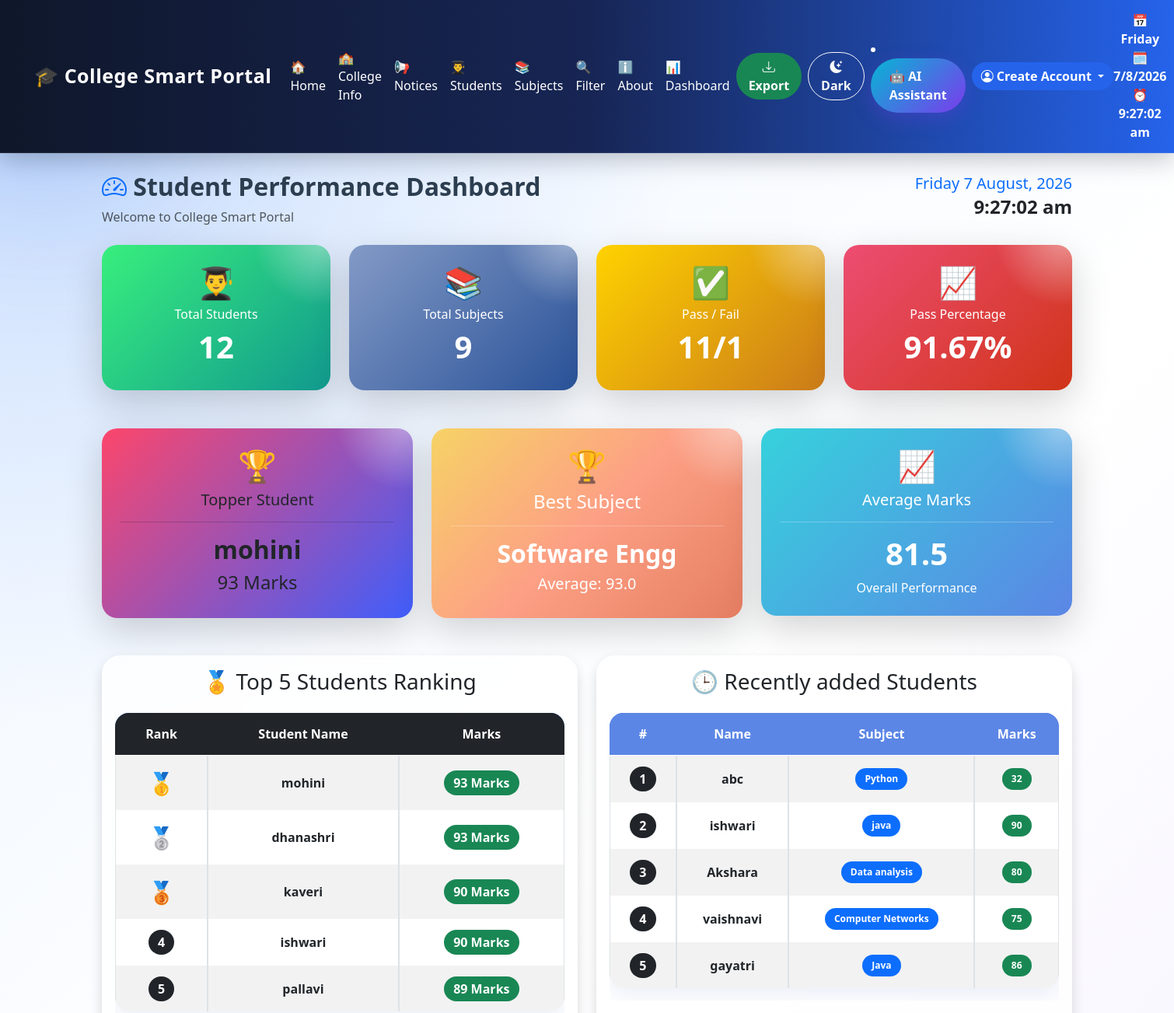
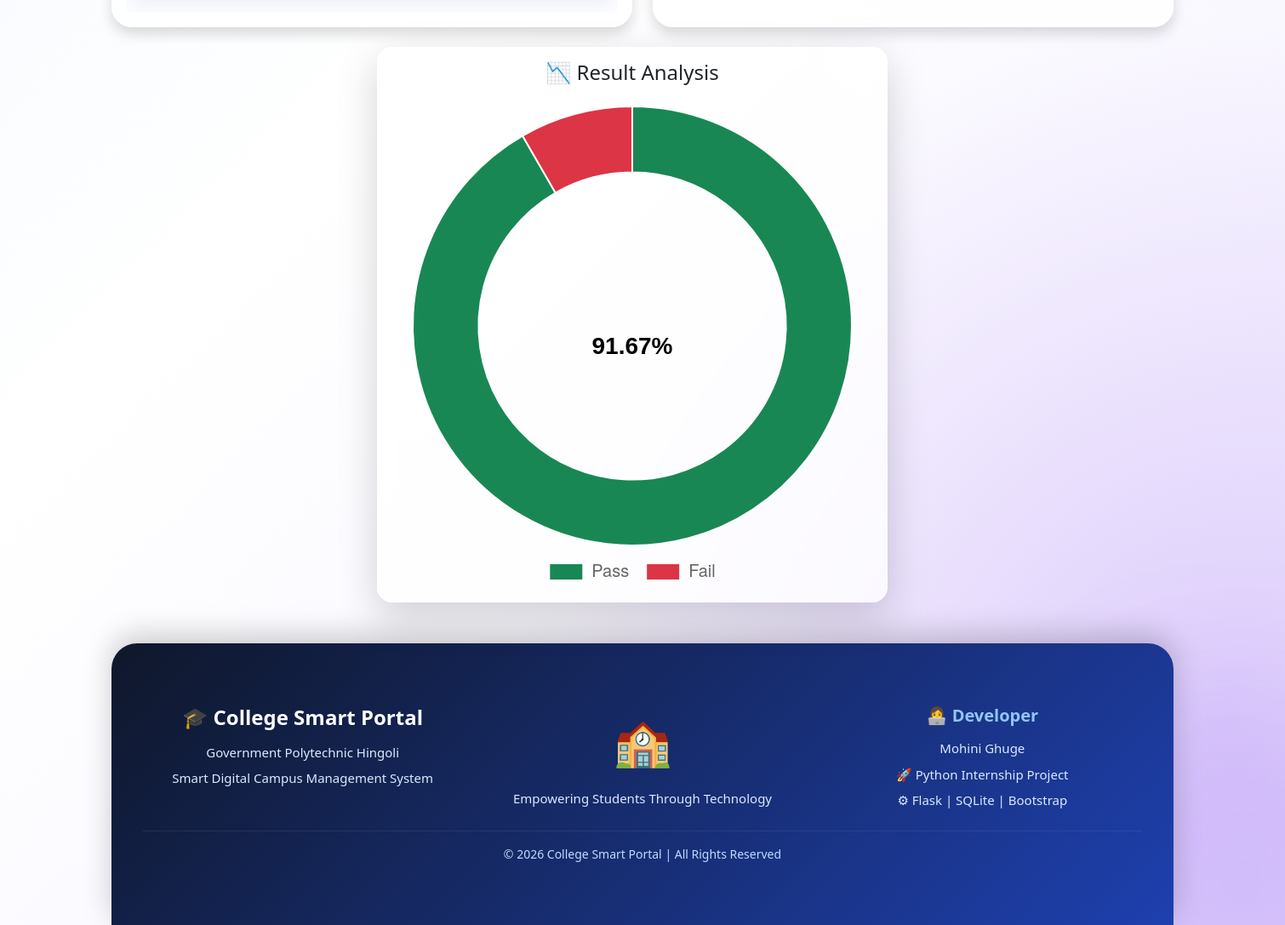
/dashboard, run on the app's committed database (2 pictures, top to bottom).
### tables this page shows
CREATE TABLE stud (
            id INTEGER PRIMARY KEY AUTOINCREMENT,
            name TEXT NOT NULL,
            roll_no INTEGER NOT NULL,
            marks INTEGER NOT NULL
        , Subject TEXT, photo TEXT);

### app.py (the view)
@app.route('/dashboard')
def dashboard():
    conn = get_db(MOHINI_DB)
    total_students = conn.execute(
        "SELECT COUNT(*) FROM stud"
    ).fetchone()[0]
    total_Subject = conn.execute(
        "SELECT COUNT(DISTINCT Subject) FROM stud"
    ).fetchone()[0]
    pass_count = conn.execute(
        "SELECT COUNT(*) FROM stud WHERE marks >= 35"
    ).fetchone()[0]
    fail_count = conn.execute(
        "SELECT COUNT(*) FROM stud WHERE marks < 35"
    ).fetchone()[0]
    avg_marks = conn.execute(
        "SELECT ROUND(AVG(marks),2) FROM stud"
    ).fetchone()[0]
    topper = conn.execute(
        "SELECT name, marks FROM stud ORDER BY marks DESC LIMIT 1"
    ).fetchone()
    pass_percentage = 0
    if total_students > 0:
        pass_percentage = round(
            (pass_count / total_students) * 100, 2
        )
    top_students = conn.execute(
        """
        SELECT name, marks
        FROM stud
        ORDER BY marks DESC
        LIMIT 5
        """
    ).fetchall()
    best_subject = conn.execute(
    """
    SELECT Subject,
           ROUND(AVG(marks),2) as avg_marks
    FROM stud
    GROUP BY Subject
    ORDER BY avg_marks DESC
    LIMIT 1
    """
).fetchone()
    recent_students = conn.execute(
    """
    SELECT name, Subject, marks
    FROM stud
    ORDER BY id DESC
    LIMIT 5
    """
).fetchall()
    print("Total Students:", total_students)
    print("Pass Count:", pass_count)
    print("Fail Count:", fail_count)
    print("Pass Percentage:", pass_percentage)
    conn.close()
    return render_template(
        'dashboard.html',
        total_students=total_students,
        total_Subject=total_Subject,
        pass_count=pass_count,
        fail_count=fail_count,
        avg_marks=avg_marks,
        top_students=top_students,
        recent_students=recent_students,
        topper=topper,
        best_subject=best_subject,
        pass_percentage=pass_percentage
    )

### templates/dashboard.html (shortened to what this page needs)
{% extends "base.html" %}
{% block content %}
<div class="container-fluid px-4">
    <div class="d-flex justify-content-between align-items-center flex-wrap mb-4">
        <div>
            <h2 class="dashboard-title fw-bold">
                <i class="bi bi-speedometer2 text-primary"></i>
                Student Performance Dashboard
            </h2>
            <p class="text-muted mb-0">
                Welcome to College Smart Portal
            </p>
        </div>
        <div class="text-end mt-3 mt-md-0">
            <h5 id="currentDate" class="mb-1 text-primary"></h5>
            <h4 id="currentTime" class="fw-bold text-dark"></h4>
        </div>
    </div>
<div class="row g-4">
    <div class="col-md-3">
        <div class="card border-0 shadow-lg text-white"
             style="background: linear-gradient(135deg,#38ef7d,#11998e); border-radius:20px;">
            <div class="card-body text-center p-4">
                <h1>👨‍🎓</h1>
                <h6>Total Students</h6>
                <h1 class="fw-bold">{{ total_students }}</h1>
            </div>
        </div>
    </div>
    <div class="col-md-3">
        <div class="card border-0 shadow-lg text-white"
         style="background: linear-gradient(135deg,#839ac6,#2a5298);border-radius:20px;">
            <div class="card-body text-center p-4">
                <h1>📚</h1>
                <h6>Total Subjects</h6>
                <h1 class="fw-bold">{{ total_Subject }}</h1>
            </div>
        </div>
    </div>
    <div class="col-md-3">
        <div class="card border-0 shadow-lg text-white"
             style="background: linear-gradient(135deg,#ffd200,#cb7b19); border-radius:20px;">
            <div class="card-body text-center p-4">
                <h1>✅</h1>
                <h6>Pass / Fail</h6>
                <h1 class="fw-bold">{{ pass_count }}/{{ fail_count }}</h1>
            </div>
        </div>
    </div>
    <div class="col-md-3">
        <div class="card border-0 shadow-lg text-white"
             style="background: linear-gradient(135deg,#ed4d72,#d03418); border-radius:20px;">
            <div class="card-body text-center p-4">
                <h1>📈</h1>
                <h6>Pass Percentage</h6>
                <h1 class="fw-bold">{{ pass_percentage }}%</h1>
            </div>
        </div>
    </div>
</div>
   <div class="row mt-4 g-4">
    <div class="col-md-4">
       <div class="card border-0 shadow-lg text-dark"
    style=" background: linear-gradient(135deg,#fc466b,#3f5efb);border-radius:20px;">
            <div class="card-body text-center p-4">
                <h1>🏆</h1>
                <h5 class="mb-3">Topper Student</h5>
                <hr>
                {% if topper %}
                    <h2 class="fw-bold">{{ topper['name'] }}</h2>
                    <h4>{{ topper['marks'] }} Marks</h4>
                    {% else %}
                    <h4>No Data</h4>
                    {% endif %}
            </div>
        </div>
    </div>
    <div class="col-md-4">
    <div class="card border-0 shadow-lg text-white"
    style="background: linear-gradient(135deg, #f6d365, #fda085,#e57e61); border-radius:20px;">
        <div class="card-body text-center p-4">
            <h1>🏆</h1>
            <h4>Best Subject</h4>
            <hr>
            <h2 class="fw-bold">
                {{ best_subject['Subject'] }}
            </h2>
            <h5>
                Average:
                {{ best_subject['avg_marks'] }}
            </h5>
        </div>
    </div>
</div>
    <div class="col-md-4">
        <div class="card border-0 shadow-lg text-white"
             style="background: linear-gradient(135deg, #36d1dc, #5b86e5); border-radius:20px;">
            <div class="card-body text-center p-4">
                <h1>📈</h1>
                <h5 class="mb-3">Average Marks</h5>
                <hr>
                <h1 class="fw-bold">
                    {{ avg_marks }}
                </h1>
                <p class="mb-0">
                    Overall Performance
                </p>
            </div>
        </div>
    </div>
</div>
<div class="row mt-4 g-4">
    <div class="col-md-6 d-flex">
        <div class="card shadow w-100"
             style="min-height:280px;">
            <div class="card-body">
                <h3 class="text-center mb-4">
                    🏅 Top 5 Students Ranking
                </h3>
                <div class="table-responsive">
                    <table class="table table-hover table-striped table-bordered text-center">
                         <thead class="table-dark">
                           <tr>
                                <th>Rank</th>
                                <th>Student Name</th>
                                <th>Marks</th>
                            </tr>
                        </thead>
                        <tbody>
                            {% for student in top_students %}
                            <tr>
                                <td>
                                    {% if loop.index == 1 %}
                                        <span class="fs-3">🥇</span>
                                    {% elif loop.index == 2 %}
                                        <span class="fs-3">🥈</span>
                                    {% elif loop.index == 3 %}
                                        <span class="fs-3">🥉</span>
                                    {% else %}
                                        <span class="badge bg-dark fs-6">
                                            {{ loop.index }}
                                        </span>
                                    {% endif %}
                                </td>
                                <td class="fw-bold">
                                    {{ student['name'] }}
                                </td>
                                <td>
                                    <span class="badge bg-success fs-6">
                                        {{ student['marks'] }} Marks
                                    </span>
                                </td>
                            </tr>
                            {% endfor %}
                        </tbody>
                    </table>
                </div>
            </div>
        </div>
    </div>
    <div class="col-md-6 d-flex">
         <div class="card shadow w-100"
             style="min-height:280px;">
            <div class="card-body">
                <h3 class="text-center mb-4">
                    🕒 Recently added Students
                </h3>
                <div class="table-responsive">
                    <table class="table table-hover table-striped table-bordered text-center">
                        <thead class="recent-header">
                            <tr>
                                <th style="background:#5b86e5;color:white;">#</th>
                                <th style="background:#5b86e5;color:white;">Name</th>
                                <th style="background:#5b86e5;color:white;">Subject</th>
                                <th style="background:#5b86e5;color:white;">Marks</th>
                            </tr>
                        </thead>
                        <tbody>
                            {% for student in recent_students %}
                            <tr>
                                <td>
                                    <span class="badge bg-dark fs-6">
                                            {{ loop.index }}
                                        </span>
                                </td>
                               <td class="fw-bold">
                                    {{ student['name'] }}
                                </td>
                                <td>
                                    <span class="badge bg-primary">
                                        {{ student['Subject'] }}
                                    </span>
                                </td>
                                <td>
                                    <span class="badge bg-success">
                                        {{ student['marks'] }}
                                    </span>
                                </td>
                            </tr>
                            {% endfor %}
                        </tbody>
                    </table>
                </div>
            </div>
        </div>
</div>
    <div class="row mt-4">
        <div class="col-md-6 mx-auto">
            <div class="card chart-card shadow-lg">
                <div class="card-body">
                    <h4 class="text-center mb-4">
                        📉 Result Analysis
                    </h4>
                    <canvas id="resultChart" height="120"></canvas>
                </div>
            </div>
        </div>
    </div>
</div>
<script>
const centerText = {
    id: 'centerText',
    beforeDraw(chart) {
        const {ctx} = chart;
        const width = chart.width;
        const height = chart.height;
        ctx.restore();
        ctx.font = 'bold 28px Arial';
        ctx.textBaseline = 'middle';
        ctx.textAlign = 'center';
        ctx.fillText(
            '{{ pass_percentage }}%',
            width / 2,
            height / 2
        );
        ctx.save();
    }
};
const ctx = document.getElementById('resultChart');
new Chart(ctx, {
    type: 'doughnut',
    data: {
        labels: ['Pass', 'Fail'],
        datasets: [{
            data: [{{ pass_count }}, {{ fail_count }}],
            backgroundColor: [
                '#198754',
                '#dc3545'
            ],
            borderWidth: 2
        }]
    },
    options: {
        responsive: true,
        cutout: '70%',
        plugins: {
            legend: {
                position: 'bottom',
                labels: {
                    font: {
                        size: 20
                    },
                    padding: 20
                }
            }
        }
    },
    plugins: [centerText]
});
</script>
<footer class="footer mt-5">
    <div class="container py-5">
        <div class="row g-4">
            <div class="col-md-4">
                <h4>
                    🎓 College Smart Portal
                </h4>
                <p>
                    Government Polytechnic Hingoli
                </p>
                <p>
                    Smart Digital Campus Management System
                </p>
            </div>
            <div class="col-md-4 text-center">
                <div class="footer-icon">
                    🏫
                </div>
                <p>
                    Empowering Students Through Technology
                </p>
            </div>
            <div class="col-md-4">
                <h5>
                    👩‍💻 Developer
                </h5>
                <p>
                    Mohini Ghuge
                </p>
                <p>
                    🚀 Python Internship Project
                </p>
                <p>
                    ⚙ Flask | SQLite | Bootstrap
                </p>
            </div>
        </div>
        <hr>
        <div class="text-center footer-bottom">
            © 2026 College Smart Portal
            | All Rights Reserved
        </div>
    </div>
</footer>
{% endblock %}

### templates/base.html (shortened to what this page needs)
<!DOCTYPE html>
<html lang="en">
<head>
<link rel="stylesheet"
href="https://cdn.jsdelivr.net/npm/bootstrap-icons@1.11.3/font/bootstrap-icons.min.css">
<link href="https://cdn.jsdelivr.net/npm/bootstrap@5.3.0/dist/css/bootstrap.min.css" rel="stylesheet">
<link rel="stylesheet" href="https://cdn.jsdelivr.net/npm/bootstrap-icons@1.11.3/font/bootstrap-icons.min.css">
</head>
<body>
<nav class="navbar navbar-expand-lg navbar-dark sticky-top">
    <div class="container-fluid px-4">
        <a class="navbar-brand fw-bold" href="/">
            🎓 College Smart Portal
        </a>
        <div class="collapse navbar-collapse" id="navbarNav">
            <ul class="navbar-nav mx-auto align-items-lg-center ">
                <li class="nav-item">
                    <a class="nav-link custom-link" href="/">🏠 Home</a>
                </li>
                <li class="nav-item">
                    <a class="nav-link custom-link" href="/college_info">🏫 College Info</a>
                </li>
                <li class="nav-item">
                    <a class="nav-link custom-link" href="/notices">📢 Notices</a>
                </li>
                <li class="nav-item">
                    <a class="nav-link custom-link" href="/students">👨‍🎓 Students</a>
                </li>
                <li class="nav-item">
                    <a class="nav-link custom-link" href="/subjects">📚 Subjects</a>
                </li>
                <li class="nav-item">
                    <a class="nav-link custom-link" href="/filter">🔍 Filter</a>
                </li>
                <li class="nav-item">
                    <a class="nav-link custom-link" href="/about">ℹ️ About</a>
                </li>
                <li class="nav-item">
                    <a class="nav-link custom-link" href="/dashboard">📊 Dashboard</a>
                </li>
            </ul>
            <div class="d-flex align-items-center gap-2">
                <a href="/export" class="btn btn-success px-3">
                    <i class="bi bi-download"></i> Export
                </a>
                <button onclick="toggleTheme()"
                        class="btn btn-outline-light px-3">
                    <i class="bi bi-moon-stars-fill"></i> Dark
                </button>
              <li class="nav-item">
                    <a class="ai-assistant-btn" href="/assistant">
                        🤖 AI Assistant
                    </a>
             </li>
                <div class="dropdown">
                    <a class="btn btn-primary dropdown-toggle"
                       href="#"
                       data-bs-toggle="dropdown">
                        <i class="bi bi-person-circle"></i>
                        {{ session['username'] if session.get('username') else 'Create Account' }}
                    </a>
                </div>
            </div>
        </div>
        <div class="text-white ms-auto fw-bold text-center" id="datetime"></div>
    </div>
</nav>
<div class="container mt-4 mb-5">
    {% block content %}
    {% endblock %}
</div>
</body>
</html>

### data on the page
stud: name "mohini", marks "93"
stud: Subject "Software Engg", name "dhanashri", marks "93"
stud: name "kaveri", marks "90"
stud: name "ishwari", marks "90", Subject "java"
stud: name "pallavi", marks "89"
stud: name "abc", Subject "Python", marks "32"
stud: name "Akshara", Subject "Data analysis", marks "80"
stud: name "vaishnavi", Subject "Computer Networks", marks "75"
stud: name "gayatri", Subject "Java", marks "86"

### other printed values
{{ session['username'] if session.get('username') else 'Create Account' }} "Create Account"
{{ total_students }} "12"
{{ total_Subject }} "9"
{{ pass_count }} "11"
{{ fail_count }} "1"
{{ pass_percentage }} "91.67"
{{ best_subject['avg_marks'] }} "93.0"
{{ avg_marks }} "81.5"
chart data {{ pass_percentage }} 91.67
chart data {{ pass_count }} 11
chart data {{ fail_count }} 1
